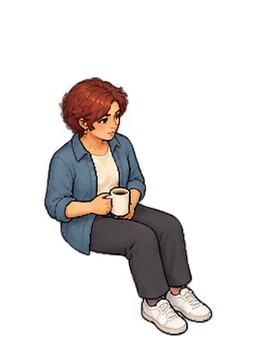
#> input picture art/people-src/women/blue-pixie/sit-front.png, 256 x 352 px
$ python normalize_women.py
#> lines starting #> are read from the running program, lines starting #| are printed output that depends on the picture
"""Bring the generated women (art/people-src/women/<id>/<pose>.png, 256x352, feet at y=336)
into the rig's frame: 256x280, the first character's scale (he stands 227px tall, they ~296px
at source, so one shared factor keeps their heights relative), feet on y=254, centred on x=128.
Nearest-neighbour only, and alpha hardened (the generator leaves soft edges; pixel art has none).

    python3 art/avatar-rig/skeleton/normalize_women.py
"""
import pathlib

import numpy as np
from PIL import Image

HERE = pathlib.Path(__file__).parent
SRC = HERE.parent.parent / "people-src" / "women"
OUT = HERE / "characters" / "women-src"
SCALE = 227 / 297
FEET_Y, MID_X = 254, 128


def normalize(path: pathlib.Path) -> Image.Image:
    im = Image.open(path).convert("RGBA")
#> im is the input picture: PIL image 256x352 RGBA; mean R, G, B, A 28.2, 24.3, 23.2, 54.5
    w, h = round(im.width * SCALE), round(im.height * SCALE)
#> w = 196; h = 269
    im = im.resize((w, h), Image.NEAREST)
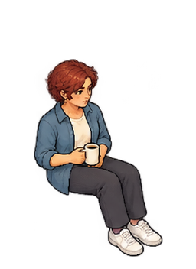
#> im: PIL image 196x269 RGBA; mean R, G, B, A 28.2, 24.4, 23.2, 54.5; transparent parts drawn white
    a = np.array(im)
    a[:, :, 3] = np.where(a[:, :, 3] >= 128, 255, 0)
    a[a[:, :, 3] == 0] = 0
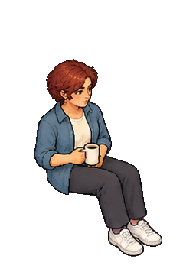
#> a: shape (269, 196, 4); mean R, G, B, A 24.8, 21.5, 20.6, 55.1; transparent parts drawn white
    im = Image.fromarray(a)
    out = Image.new("RGBA", (256, 280))
#> out: PIL image 256x280 RGBA; every value is 0
    out.alpha_composite(im, (MID_X - round(128 * SCALE), FEET_Y - round(336 * SCALE)))
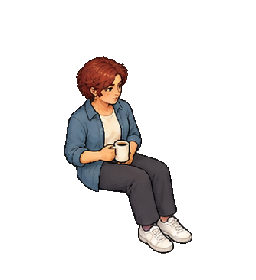
#> out: PIL image 256x280 RGBA; mean R, G, B, A 18.3, 15.8, 15.1, 40.5; transparent parts drawn white
    return out


if __name__ == "__main__":
    for d in sorted(p for p in SRC.iterdir() if p.is_dir()):
        (OUT / d.name).mkdir(parents=True, exist_ok=True)
        for f in sorted(d.glob("*.png")):
            im = normalize(f)
            im.save(OUT / d.name / f.name)
            print(d.name, f.name, im.getbbox())
#| blue-pixie sit-front.png (64, 56, 192, 254)
